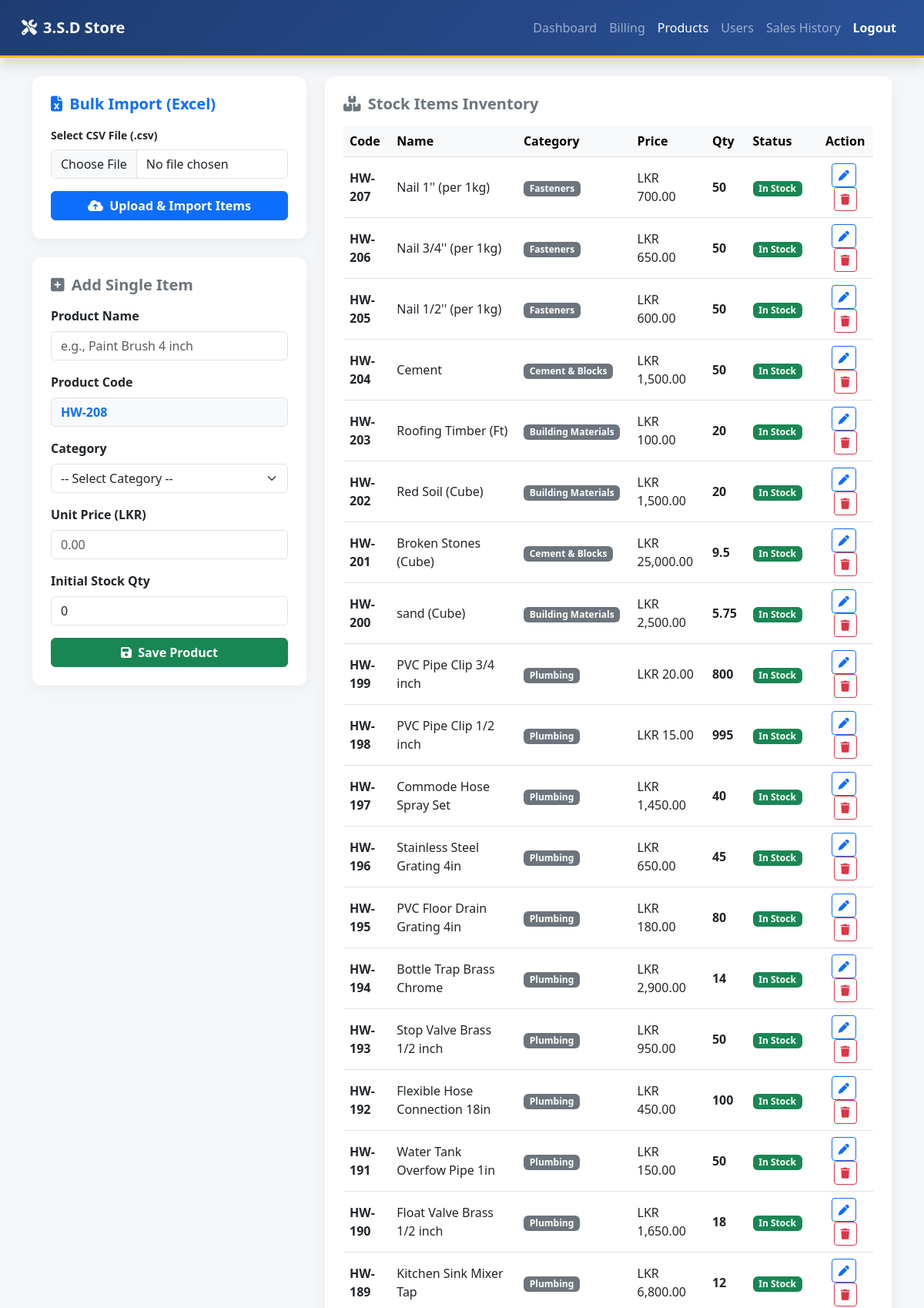
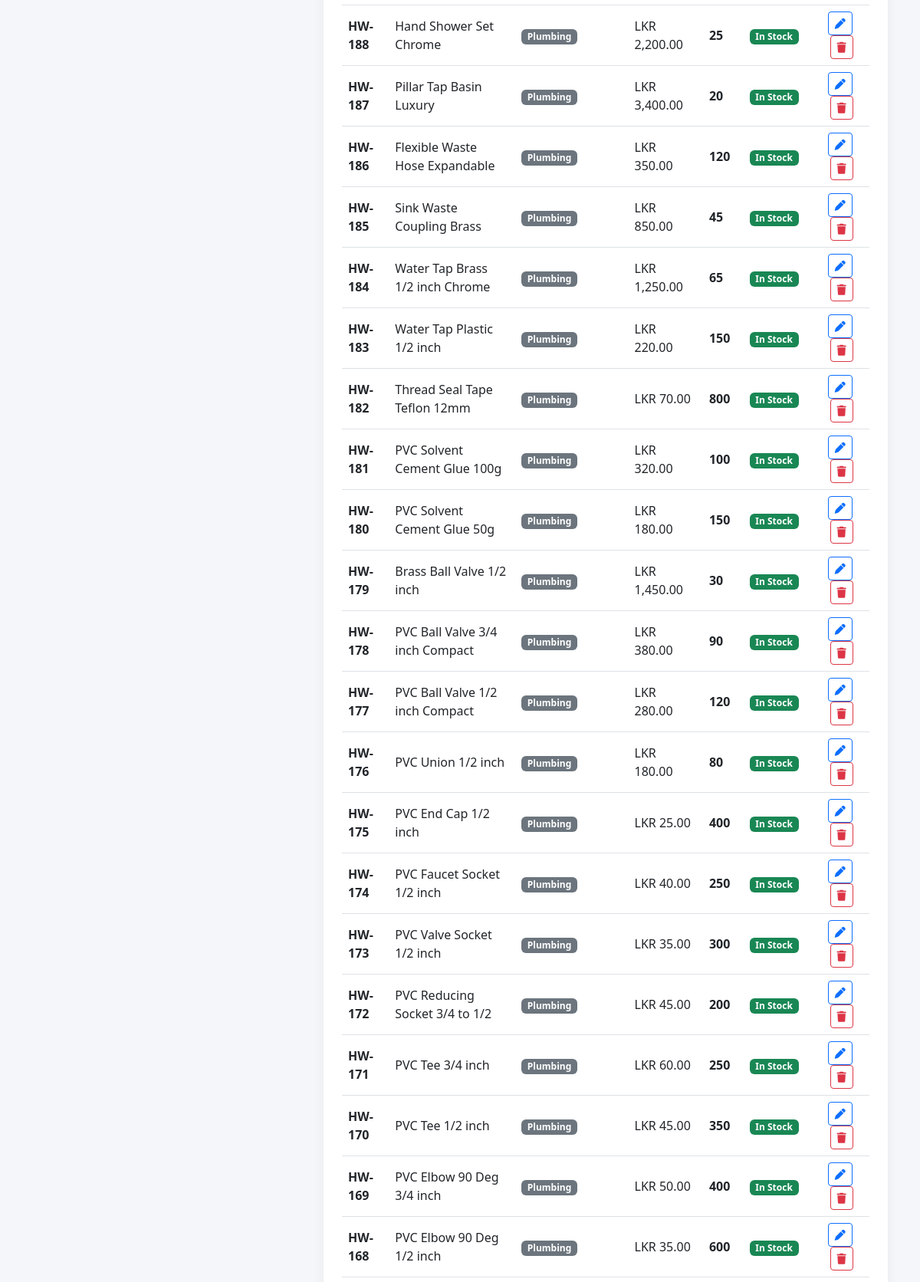
The page /products.php (signed in, upper part) on the database its author committed (2 pictures, top to bottom).
### tables this page shows
CREATE TABLE `products` (
  `id` int(11) NOT NULL,
  `product_code` varchar(50) NOT NULL,
  `product_name` varchar(150) NOT NULL,
  `category_name` varchar(100) DEFAULT NULL,
  `category_id` int(11) NOT NULL,
  `quantity` decimal(10,2) NOT NULL,
  `min_reorder_level` int(11) NOT NULL,
  `unit_price` decimal(10,2) NOT NULL
);

### products.php (the view, shortened to what this page needs)
<?php
include('config/db.php');
if (isset($_GET['filter']) && $_GET['filter'] == 'low') {
    $query = "SELECT * FROM products WHERE quantity <= 5 ORDER BY id DESC";
    $page_title = "Low Stock Items Inventory";
} else {
    $query = "SELECT * FROM products ORDER BY id DESC";
    $page_title = "Stock Items Inventory";
}
$result = mysqli_query($conn, $query);
$next_code_number = 1;
$code_query = "SELECT product_code FROM products WHERE product_code LIKE 'HW-%' ORDER BY CAST(SUBSTRING(product_code, 4) AS UNSIGNED) DESC LIMIT 1";
$code_result = mysqli_query($conn, $code_query);
if (mysqli_num_rows($code_result) > 0) {
    $last_code_row = mysqli_fetch_assoc($code_result);
    $last_code = $last_code_row['product_code'];
    $last_number = intval(substr($last_code, 3));
    $next_code_number = $last_number + 1;
}
$suggested_next_code = "HW-" . $next_code_number;
?>
<!DOCTYPE html>
<html lang="en">
<head>
    <link href="https://cdn.jsdelivr.net/npm/bootstrap@5.3.0/dist/css/bootstrap.min.css" rel="stylesheet">
    <link href="https://cdnjs.cloudflare.com/ajax/libs/font-awesome/6.4.0/css/all.min.css" rel="stylesheet">
    <link rel="stylesheet" href="css/custom.css">
</head>
<body>
<nav class="navbar navbar-expand-lg navbar-dark sticky-top p-3 shadow">
    <div class="container-fluid">
        <a class="navbar-brand fw-bold" href="dashboard.php"><i class="fa-solid fa-screwdriver-wrench me-2"></i>3.S.D Store</a>
        <div class="collapse navbar-collapse">
            <ul class="navbar-nav ms-auto">
                <li class="nav-item"><a class="nav-link" href="dashboard.php">Dashboard</a></li>
                <li class="nav-item"><a class="nav-link" href="billing.php">Billing</a></li>
                <?php if (isset($_SESSION['user_role']) && $_SESSION['user_role'] == 'Admin'): ?>
                    <li class="nav-item"><a class="nav-link active" href="products.php">Products</a></li>
                    <li class="nav-item"><a class="nav-link" href="users.php">Users</a></li>
                <?php endif; ?>
                <li class="nav-item"><a class="nav-link" href="sales_history.php">Sales History</a></li>
                <li class="nav-item"><a class="nav-link text-white fw-bold" href="login.php">Logout</a></li>
            </ul>
        </div>
    </div>
</nav>
<div class="container mt-4">
    <div class="row g-4">
        <div class="col-md-4">
            <div class="card shadow-sm p-4 bg-white mb-4 border-start border-primary border-4">
                <h5 class="fw-bold mb-3 text-primary"><i class="fa-solid fa-file-excel me-1"></i> Bulk Import (Excel)</h5>
                <form action="products.php" method="POST" enctype="multipart/form-data">
                    <div class="mb-3">
                        <label class="form-label small fw-bold">Select CSV File (.csv)</label>
                        <input type="file" name="csv_file" class="form-control" accept=".csv" required>
                    </div>
                    <button type="submit" name="import_csv" class="btn btn-primary w-100 fw-bold"><i class="fa-solid fa-cloud-arrow-up me-1"></i> Upload & Import Items</button>
                </form>
            </div>
            <div class="card shadow-sm p-4 bg-white">
                <h5 class="fw-bold mb-3 text-secondary"><i class="fa-solid fa-square-plus me-1"></i> Add Single Item</h5>
                <form action="products.php" method="POST">
                    <div class="mb-3">
                        <label class="form-label fw-bold">Product Name</label>
                        <input type="text" name="product_name" id="product_name_input" class="form-control" placeholder="e.g., Paint Brush 4 inch" required autocomplete="off">
                    </div>
                    <div class="mb-3">
                        <label class="form-label fw-bold">Product Code</label>
                        <input type="text" name="product_code" id="product_code_input" class="form-control bg-light fw-bold text-primary" value="<?php echo $suggested_next_code; ?>" readonly required>
                    </div>
                    <div class="mb-3">
                        <label class="form-label fw-bold">Category</label>
                        <select name="product_category" class="form-select" required>
                            <option value="">-- Select Category --</option>
                        </select>
                    </div>
                    <div class="mb-3">
                        <label class="form-label fw-bold">Unit Price (LKR)</label>
                        <input type="number" step="0.01" name="unit_price" class="form-control" placeholder="0.00" required>
                    </div>
                    <div class="mb-3">
                        <label class="form-label fw-bold">Initial Stock Qty</label>
                        <input type="number" name="initial_stock" class="form-control" value="0" min="0" step="any" required>
                    </div>
                    <button type="submit" name="save_product" class="btn btn-success w-100 fw-bold"><i class="fa-floppy-disk fa-solid me-1"></i> Save Product</button>
                </form>
            </div>
        </div>
        <div class="col-md-8">
            <div class="card shadow-sm p-4 bg-white">
                <div class="d-flex justify-content-between align-items-center mb-3">
                    <h5 class="fw-bold text-secondary mb-0"><i class="fa-solid fa-boxes-stacked me-1"></i> <?php echo $page_title; ?></h5>
                </div>
                <div class="table-responsive">
                    <table class="table table-hover align-middle">
                        <thead class="table-light">
                            <tr>
                                <th>Code</th>
                                <th>Name</th>
                                <th>Category</th>
                                <th>Price</th>
                                <th>Qty</th>
                                <th>Status</th>
                                <th class="text-center">Action</th>
                            </tr>
                        </thead>
                        <tbody>
                            <?php
                            if (mysqli_num_rows($result) > 0) {
                                while ($row = mysqli_fetch_assoc($result)) {
                                    $status_badge = $row['quantity'] <= 5 ? '<span class="badge bg-warning text-dark">Low Stock</span>' : '<span class="badge bg-success">In Stock</span>';
                                    echo "<tr>";
                                    echo "<td class='fw-bold'>" . $row['product_code'] . "</td>";
                                    echo "<td>" . $row['product_name'] . "</td>";
                                    echo "<td><span class='badge bg-secondary'>" . ($row['category_name'] ? $row['category_name'] : 'Uncategorized') . "</span></td>";
                                    echo "<td>LKR " . number_format($row['unit_price'], 2) . "</td>";
                                    echo "<td class='fw-bold'>" . floatval($row['quantity']) . "</td>";
                                    echo "<td>" . $status_badge . "</td>";
                                    echo "<td class='text-center'>
                                            <button class='btn btn-sm btn-outline-primary me-1 edit-btn'
                                                data-id='".$row['id']."'
                                                data-code='".$row['product_code']."'
                                                data-name='".$row['product_name']."'
                                                data-category='".$row['category_name']."'
                                                data-price='".$row['unit_price']."'
                                                data-qty='".floatval($row['quantity'])."'>
                                                <i class='fa-solid fa-pen'></i>
                                            </button>
                                            <a href='products.php?delete=".$row['id']."' class='btn btn-sm btn-outline-danger' onclick='return confirm(\"Are you sure you want to delete this product?\");'>
                                                <i class='fa-solid fa-trash'></i>
                                          </td>";
                                    echo "</tr>";
                                }
                            } else {
                                echo "<tr><td colspan='7' class='text-center text-muted py-3'>No products found.</td></tr>";
                            }
                            ?>
                        </tbody>
                    </table>
                </div>
            </div>
        </div>
    </div>
</div>
</body>
</html>

### css/custom.css (style rules this page uses)
body { background-color: #f4f6f9 !important; font-family: 'Segoe UI', Tahoma, Geneva, Verdana, sans-serif; }
.navbar-dark { background: linear-gradient(135deg, #1e3c72 0%, #2a5298 100%) !important; border-bottom: 3px solid #ffc107; }
.card { border-radius: 12px !important; border: none !important; box-shadow: 0 4px 15px rgba(0, 0, 0, 0.05) !important; transition: transform 0.2s; }
.table-light { background-color: #e9ecef !important; color: #495057 !important; font-weight: bold; }

### products.php (style rules this page uses)
body { background-color: #f4f6f9; font-family: 'Segoe UI', sans-serif; }
.navbar-dark { background-color: #1e3c72; }
.card { border-radius: 10px; border: none; }

### rows shown on the page
products: product_code "HW-208", product_code "HW-207", product_name "Nail 1'' (per 1kg)", category_name "Fasteners", unit_price "700.00", quantity "50", shows "In Stock"
products: product_code "HW-206", product_name "Nail 3/4'' (per 1kg)", category_name "Fasteners", unit_price "650.00", quantity "50", shows "In Stock"
products: product_code "HW-205", product_name "Nail 1/2'' (per 1kg)", category_name "Fasteners", unit_price "600.00", quantity "50", shows "In Stock"
products: product_code "HW-204", product_name "Cement", category_name "Cement & Blocks", unit_price "1,500.00", quantity "50", shows "In Stock"
products: product_code "HW-203", product_name "Roofing Timber (Ft)", category_name "Building Materials", unit_price "100.00", quantity "20", shows "In Stock"
products: product_code "HW-202", product_name "Red Soil (Cube)", category_name "Building Materials", unit_price "1,500.00", quantity "20", shows "In Stock"
products: product_code "HW-201", product_name "Broken Stones (Cube)", category_name "Cement & Blocks", unit_price "25,000.00", quantity "9.5", shows "In Stock"
products: product_code "HW-200", product_name "sand (Cube)", category_name "Building Materials", unit_price "2,500.00", quantity "5.75", shows "In Stock"
products: product_code "HW-199", product_name "PVC Pipe Clip 3/4 inch", category_name "Plumbing", unit_price "20.00", quantity "800", shows "In Stock"
products: product_code "HW-198", product_name "PVC Pipe Clip 1/2 inch", category_name "Plumbing", unit_price "15.00", quantity "995", shows "In Stock"
products: product_code "HW-197", product_name "Commode Hose Spray Set", category_name "Plumbing", unit_price "1,450.00", quantity "40", shows "In Stock"
products: product_code "HW-196", product_name "Stainless Steel Grating 4in", category_name "Plumbing", unit_price "650.00", quantity "45", shows "In Stock"
products: product_code "HW-195", product_name "PVC Floor Drain Grating 4in", category_name "Plumbing", unit_price "180.00", quantity "80", shows "In Stock"
products: product_code "HW-194", product_name "Bottle Trap Brass Chrome", category_name "Plumbing", unit_price "2,900.00", quantity "14", shows "In Stock"
products: product_code "HW-193", product_name "Stop Valve Brass 1/2 inch", category_name "Plumbing", unit_price "950.00", quantity "50", shows "In Stock"
products: product_code "HW-192", product_name "Flexible Hose Connection 18in", category_name "Plumbing", unit_price "450.00", quantity "100", shows "In Stock"
products: product_code "HW-191", product_name "Water Tank Overfow Pipe 1in", category_name "Plumbing", unit_price "150.00", quantity "50", shows "In Stock"
products: product_code "HW-190", product_name "Float Valve Brass 1/2 inch", category_name "Plumbing", unit_price "1,650.00", quantity "18", shows "In Stock"
products: product_code "HW-189", product_name "Kitchen Sink Mixer Tap", category_name "Plumbing", unit_price "6,800.00", quantity "12", shows "In Stock"
products: product_code "HW-188", product_name "Hand Shower Set Chrome", category_name "Plumbing", unit_price "2,200.00", quantity "25", shows "In Stock"
products: product_code "HW-187", product_name "Pillar Tap Basin Luxury", category_name "Plumbing", unit_price "3,400.00", quantity "20", shows "In Stock"
products: product_code "HW-186", product_name "Flexible Waste Hose Expandable", category_name "Plumbing", unit_price "350.00", quantity "120", shows "In Stock"
products: product_code "HW-185", product_name "Sink Waste Coupling Brass", category_name "Plumbing", unit_price "850.00", quantity "45", shows "In Stock"
products: product_code "HW-184", product_name "Water Tap Brass 1/2 inch Chrome", category_name "Plumbing", unit_price "1,250.00", quantity "65", shows "In Stock"
products: product_code "HW-183", product_name "Water Tap Plastic 1/2 inch", category_name "Plumbing", unit_price "220.00", quantity "150", shows "In Stock"
products: product_code "HW-182", product_name "Thread Seal Tape Teflon 12mm", category_name "Plumbing", unit_price "70.00", quantity "800", shows "In Stock"
products: product_code "HW-181", product_name "PVC Solvent Cement Glue 100g", category_name "Plumbing", unit_price "320.00", quantity "100", shows "In Stock"
products: product_code "HW-180", product_name "PVC Solvent Cement Glue 50g", category_name "Plumbing", unit_price "180.00", quantity "150", shows "In Stock"
products: product_code "HW-179", product_name "Brass Ball Valve 1/2 inch", category_name "Plumbing", unit_price "1,450.00", quantity "30", shows "In Stock"
products: product_code "HW-178", product_name "PVC Ball Valve 3/4 inch Compact", category_name "Plumbing", unit_price "380.00", quantity "90", shows "In Stock"
products: product_code "HW-177", product_name "PVC Ball Valve 1/2 inch Compact", category_name "Plumbing", unit_price "280.00", quantity "120", shows "In Stock"
products: product_code "HW-176", product_name "PVC Union 1/2 inch", category_name "Plumbing", unit_price "180.00", quantity "80", shows "In Stock"
products: product_code "HW-175", product_name "PVC End Cap 1/2 inch", category_name "Plumbing", unit_price "25.00", quantity "400", shows "In Stock"
products: product_code "HW-174", product_name "PVC Faucet Socket 1/2 inch", category_name "Plumbing", unit_price "40.00", quantity "250", shows "In Stock"
products: product_code "HW-173", product_name "PVC Valve Socket 1/2 inch", category_name "Plumbing", unit_price "35.00", quantity "300", shows "In Stock"
products: product_code "HW-172", product_name "PVC Reducing Socket 3/4 to 1/2", category_name "Plumbing", unit_price "45.00", quantity "200", shows "In Stock"
products: product_code "HW-171", product_name "PVC Tee 3/4 inch", category_name "Plumbing", unit_price "60.00", quantity "250", shows "In Stock"
products: product_code "HW-170", product_name "PVC Tee 1/2 inch", category_name "Plumbing", unit_price "45.00", quantity "350", shows "In Stock"
products: product_code "HW-169", product_name "PVC Elbow 90 Deg 3/4 inch", category_name "Plumbing", unit_price "50.00", quantity "400", shows "In Stock"
products: product_code "HW-168", product_name "PVC Elbow 90 Deg 1/2 inch", category_name "Plumbing", unit_price "35.00", quantity "600", shows "In Stock"

### other values the page prints
$page_title "Stock Items Inventory"
